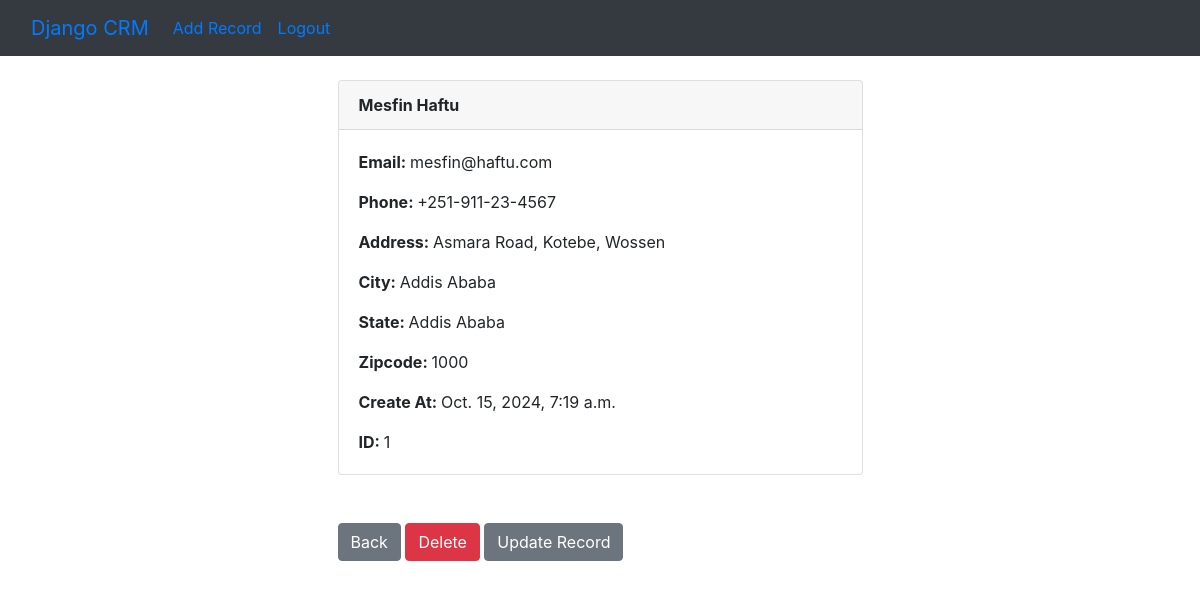
Page /record/1 (signed in) on the committed database.
### website/models.py (models this page shows, shortened)
class Record(models.Model):
    first_name = models.CharField(max_length=100)
    last_name = models.CharField(max_length=100)
    email = models.CharField(max_length=100)
    phone = models.CharField(max_length=100)
    address = models.CharField(max_length=100)
    city = models.CharField(max_length=100)
    state = models.CharField(max_length=100)
    zipcode = models.CharField(max_length=100)
    created_at = models.DateTimeField(auto_now_add=True)

### website/views.py (the view)
# urls.py: path('record/<int:pk>', views.customer_record, name='record'),
def customer_record(request, pk):
    if request.user.is_authenticated:
        customer_record = Record.objects.get(id=pk)
        return render(request,"record.html", {'customer_record': customer_record})
    else:
        messages.success(request, f"You must be logged in to view that page!")
        return redirect('home')

### website/templates/record.html
{% extends 'base.html' %}
{% block content %}
    <div class="col-md-6 offset-md-3">
    <div class="card">
    <div class="card-header"><strong>
            {{ customer_record.first_name }}
            {{ customer_record.last_name }}</strong>
    </div>
    <div class="card-body">
            <p class="card-text">
            <strong>Email: </strong>{{ customer_record.email }}</p>
            <p class="card-text">
            <strong>Phone: </strong>{{ customer_record.phone }}</p>
            <p class="card-text">
            <strong>Address: </strong>{{ customer_record.address }}</p>
            <p class="card-text">
            <strong>City: </strong>{{ customer_record.city }}</p>
            <p class="card-text">
            <strong>State: </strong>{{ customer_record.state }}</p>
            <p class="card-text">
            <strong>Zipcode: </strong>{{ customer_record.zipcode }}</p>
            <p class="card-text">
            <strong>Create At: </strong>{{ customer_record.created_at }}</p>
            <p class="card-text">
            <strong>ID: </strong>{{ customer_record.id }}</p>
    </div>
    </div>
    <br/><br/>
    <a href="{% url 'home' %}" class="btn btn-secondary">Back</a>
    <a href="{% url 'delete_record' customer_record.id %}" class="btn btn-danger">Delete</a>
    <a href="{% url 'update_record' customer_record.id %}" class="btn btn-secondary">Update Record</a>
{% endblock %}

### rows in the picture
Record: first_name "Mesfin", last_name "Haftu", email "mesfin@haftu.com", phone "+251-911-23-4567", address "Asmara Road, Kotebe, Wossen", city "Addis Ababa", state "Addis Ababa", zipcode "1000", created_at "Oct. 15, 2024, 7:19 a.m.", id "1"
